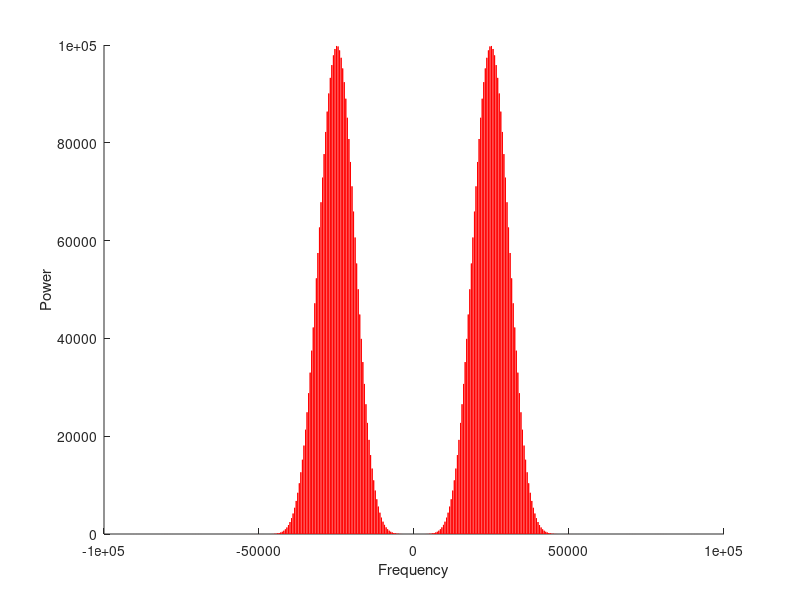

Source code (MATLAB):
clear

fs = 200000;                                % sample frequency (Hz)
timeLength = 2 ; % 5 second time span

%% generate origional X
t = 0:1/fs:timeLength-1/fs ;                      % 10 second span time vector
x =  0*t;
n = length(x);
for feq = 1000 : 500 : fs/2-100 % caution: don't exceed fs/2
    x =  x  + sin(2*pi*feq*t);
end 
  
ftX = fft(x);
ftX0 = fftshift(ftX);         % shift y values
ftX0 = abs(ftX0).^2/ n ;    % 0-centered power

f0 = (-n/2:n/2-1)*(fs/n); % 0-centered frequency range


figure(1)
xlabel('Frequency')
ylabel('Power')
% plot(f0,ftX0,'b')

% output this to file
xv = vec2mat(x,1);
tv =vec2mat(t,1);
csvwrite("output.csv",[tv xv]);

%% fir Fitler X

firOrder = 20 ;
highFeq = 30000 ;
lowFeq  = 20000;
b = fir1(firOrder,[ (lowFeq/(fs/2)) , (highFeq/(fs/2)) ]);
b2String = sprintf('%f,' , b);
b2String = b2String(1:end-1); % strip final comma
disp("string for b is :");
disp(b2String);

firX = x*0; % zeros can't be used (too big) and just leave the first few blank

n = length(x);

for ii = length(b):length(x)
    localY = 0;
    for jj = 0:length(b)-1
%         disp("inside")
%         disp(ii);
%         disp(jj);
        localY = localY + b(jj+1)*x(ii-jj);
    end
    firX(ii)=localY;
end

ftFirX = fft(firX);
ftFirX0 = fftshift(ftFirX);         % shift y values
ftFirX0 = abs(ftFirX0).^2/n;    % 0-centered power

f0 = (-n/2:n/2-1)*(fs/n); % 0-centered frequency range
figure(1)
hold on 
plot(f0,ftFirX0,'r')
hold off




% feqLow = 20000; 
% feqHigh = 30000;
% orderN =48;
% b = fir1(orderN,[feqLow*2*pi  feqHigh*2*pi]);
% freqz(b,1,512)
